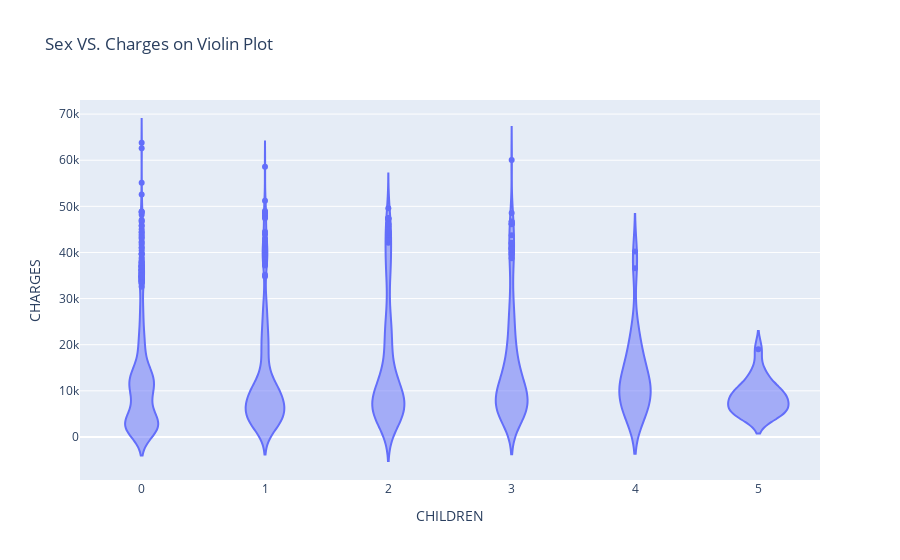

Notebook cell for this chart:
### Code cell
fig = px.violin(medical_df,
                x='children',
                y='charges',
                title='Sex VS. Charges on Violin Plot ')
fig.update_layout(xaxis_title_font_textcase='upper',
                  yaxis_title_font_textcase='upper')
fig.show()

### Figure 1 — Plotly figure (JSON) as saved in the notebook; plotly's stock layout.template omitted (floating-point values rounded to 4 significant figures; data arrays with more than 128 entries replaced by an {"elided": "..."} marker saying what was removed)
{"data": [{"alignmentgroup": "True", "box": {"visible": false}, "hovertemplate": "children=%{x}<br>charges=%{y}<extra></extra>", "legendgroup": "", "marker": {"color": "#636efa"}, "name": "", "offsetgroup": "", "orientation": "v", "scalegroup": "True", "showlegend": false, "type": "violin", "x": {"elided": "1338 int values"}, "x0": " ", "xaxis": "x", "y": {"elided": "1338 float values"}, "y0": " ", "yaxis": "y"}], "layout": {"legend": {"tracegroupgap": 0}, "title": {"text": "Sex VS. Charges on Violin Plot "}, "violinmode": "group", "xaxis": {"anchor": "y", "domain": [0, 1], "title": {"font": {"textcase": "upper"}, "text": "children"}}, "yaxis": {"anchor": "x", "domain": [0, 1], "title": {"font": {"textcase": "upper"}, "text": "charges"}}}}
